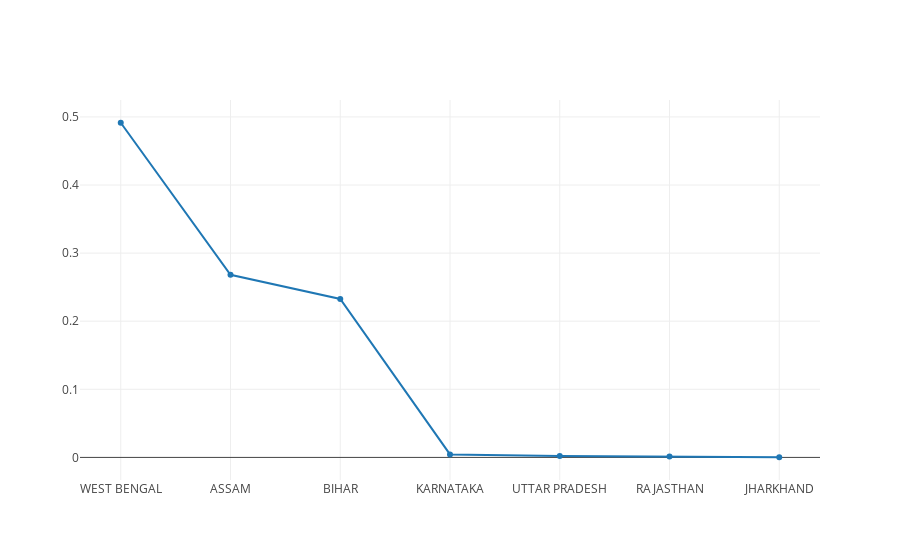

The notebook cell this image was saved under:
### Code cell
iplot([Scatter(x=probabilities.keys(), y=probabilities)])

### Figure 1 — Plotly figure (JSON) as saved in the notebook; plotly's stock layout.template omitted (floating-point values rounded to 4 significant figures)
{"data": [{"type": "scatter", "uid": "1d528c20-dc9f-11e8-9e52-10f00554a326", "x": ["WEST BENGAL", "ASSAM", "BIHAR", "KARNATAKA", "UTTAR PRADESH", "RAJASTHAN", "JHARKHAND"], "y": [0.4914, 0.2681, 0.2326, 0.004406, 0.002087, 0.00116, 0.0002319]}], "layout": {}}
